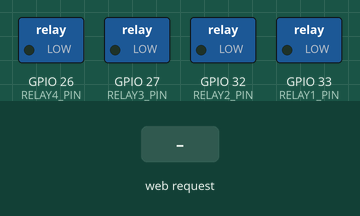
Simulated run of this sketch. Board: ESP32. On the bench: switched loads named in the sketch (green lamp = pin HIGH). Inputs (shaded band) come from the test bench. WiFi joins after 1.5 s; servers stay silent unless stated; what the sketch prints to the serial monitor is not drawn.

Above: at 3.2 s.
3.3 s: HTTP request GET /relay1/on received
At 3.8 s:
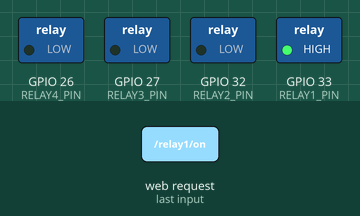
4.8 s: HTTP request GET /relay2/on received
At 6.0 s:
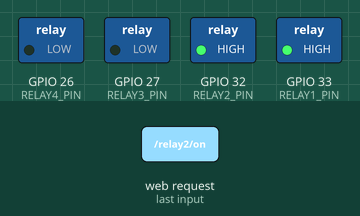
6.3 s: HTTP request GET /relay1/off received
At 7.3 s:
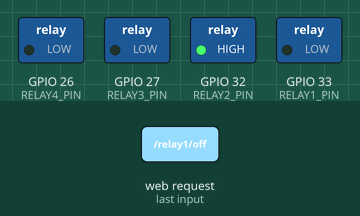
7.8 s: HTTP request GET /relay3/on received
At 8.5 s:
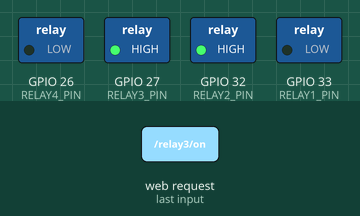
9.3 s: HTTP request GET /relay2/off received
At 9.6 s:
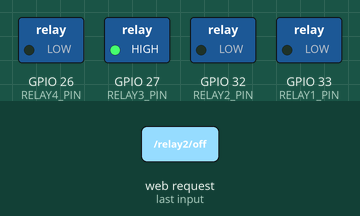
10.8 s: HTTP request GET /relay4/on received
At 11.9 s:
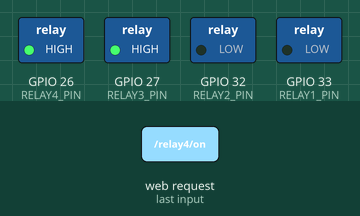
Timing chart, 0 to 13.3 s (numbered marks = the images above; inputs shaded):
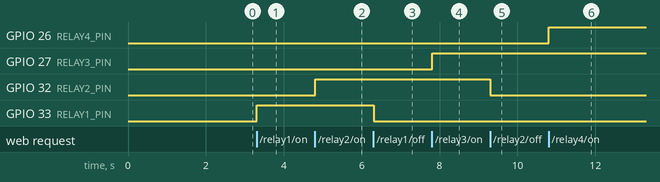

Measured:
- after the input at 3.3 s, GPIO 33 (RELAY1_PIN): LOW → HIGH at once
- after the input at 4.8 s, GPIO 32 (RELAY2_PIN): LOW → HIGH at once
- after the input at 6.3 s, GPIO 33 (RELAY1_PIN): HIGH → LOW at once
- after the input at 7.8 s, GPIO 27 (RELAY3_PIN): LOW → HIGH at once
- after the input at 9.3 s, GPIO 32 (RELAY2_PIN): HIGH → LOW at once
- after the input at 10.8 s, GPIO 26 (RELAY4_PIN): LOW → HIGH at once

The sketch:

4Relay_WiFi.ino
```cpp
/*********
  Rui Santos
  Complete project details at https://randomnerdtutorials.com
*********/
/*
 4채널 릴레이보드 WiFi 테스트 소스입니다.
 보드 2개를 사용하는 BLE 테스트와 달리
 보드 1개만 사용하시면 됩니다

 보드 업로드 후 시리얼 모니터에 나타나는 ip에 접속해주세요
 버튼으로 릴레이 제어가 가능합니다.
 */

#include <WiFi.h>

#define RELAY1_PIN 33
#define RELAY2_PIN 32
#define RELAY3_PIN 27
#define RELAY4_PIN 26

const char* ssid = "사용할 와이파이 이름";
const char* password = "와이파이 비밀번호";

WiFiServer server(80);

String header;

String relay1state = "off";
String relay2state = "off";
String relay3state = "off";
String relay4state = "off";

unsigned long currentTime = millis();
unsigned long previousTime = 0;
const long timeoutTime = 2000;

void setup() {
  Serial.begin(115200);

  pinMode(RELAY1_PIN, OUTPUT);  //릴레이 출력핀 세팅
  pinMode(RELAY2_PIN, OUTPUT);
  pinMode(RELAY3_PIN, OUTPUT);
  pinMode(RELAY4_PIN, OUTPUT);

  digitalWrite(RELAY1_PIN,0);   //전체 off
  digitalWrite(RELAY2_PIN,0);
  digitalWrite(RELAY3_PIN,0);
  digitalWrite(RELAY4_PIN,0);
  delay(500);

  Serial.print("Connecting to ");
  Serial.println(ssid);
  WiFi.begin(ssid, password);
  while (WiFi.status() != WL_CONNECTED) {
    delay(500);
    Serial.print(".");
  }
  // Print local IP address and start web server
  Serial.println("");
  Serial.println("WiFi connected.");
  Serial.println("IP address: ");
  Serial.println(WiFi.localIP());
  server.begin();
}

void loop(){
  WiFiClient client = server.available();   // Listen for incoming clients

  if (client) {                             // If a new client connects,
    currentTime = millis();
    previousTime = currentTime;
    Serial.println("New Client.");          // print a message out in the serial port
    String currentLine = "";                // make a String to hold incoming data from the client
    while (client.connected() && currentTime - previousTime <= timeoutTime) {  // loop while the client's connected
      currentTime = millis();
      if (client.available()) {             // if there's bytes to read from the client,
        char c = client.read();             // read a byte, then
        Serial.write(c);                    // print it out the serial monitor
        header += c;
        if (c == '\n') {                    // if the byte is a newline character
          // if the current line is blank, you got two newline characters in a row.
          // that's the end of the client HTTP request, so send a response:
          if (currentLine.length() == 0) {
            // HTTP headers always start with a response code (e.g. HTTP/1.1 200 OK)
            // and a content-type so the client knows what's coming, then a blank line:
            client.println("HTTP/1.1 200 OK");
            client.println("Content-type:text/html");
            client.println("Connection: close");
            client.println();

            if (header.indexOf("GET /relay1/on") >= 0) {
              digitalWrite(RELAY1_PIN,1);
              relay1state = "on";
            } else if (header.indexOf("GET /relay1/off") >= 0) {
              digitalWrite(RELAY1_PIN,0);
              relay1state = "off";
            } else if (header.indexOf("GET /relay2/on") >= 0) {
              digitalWrite(RELAY2_PIN,1);
              relay2state = "on";
            } else if (header.indexOf("GET /relay2/off") >= 0) {
              digitalWrite(RELAY2_PIN,0);
              relay2state = "off";
            } else if (header.indexOf("GET /relay3/on") >= 0) {
              digitalWrite(RELAY3_PIN,1);
              relay3state = "on";
            } else if (header.indexOf("GET /relay3/off") >= 0) {
              digitalWrite(RELAY3_PIN,0);
              relay3state = "off";
            } else if (header.indexOf("GET /relay4/on") >= 0) {
              digitalWrite(RELAY4_PIN,1);
              relay4state = "on";
            } else if (header.indexOf("GET /relay4/off") >= 0) {
              digitalWrite(RELAY4_PIN,0);
              relay4state = "off";
            }

            // Display the HTML web page
            client.println("<!DOCTYPE html><html>");
            client.println("<head><meta name=\"viewport\" content=\"width=device-width, initial-scale=1\">");
            client.println("<link rel=\"icon\" href=\"data:,\">");
            // CSS to style the on/off buttons
            // Feel free to change the background-color and font-size attributes to fit your preferences
            client.println("<style>html { font-family: Helvetica; display: inline-block; margin: 0px auto; text-align: center;}");
            client.println(".button { background-color: #4CAF50; border: none; color: white; padding: 16px 40px;");
            client.println("text-decoration: none; font-size: 30px; margin: 2px; cursor: pointer;}");
            client.println(".button2 {background-color: #555555;}</style></head>");

            // Web Page Heading
            client.println("<body><h1>4Relay WiFi test</h1>");

            // Display current state, and ON/OFF buttons for GPIO 26
            //client.println("<p>RS 232 - " + output232state + "</p>");
            client.println("<p>Relay 1</p>");
            // If the output232state is off, it displays the ON button
            if (relay1state=="off") {
              client.println("<p><a href=\"/relay1/on\"><button class=\"button\">ON</button></a></p>");
            } else {
              client.println("<p><a href=\"/relay1/off\"><button class=\"button button2\">OFF</button></a></p>");
            }

            // Display current state, and ON/OFF buttons for GPIO 27
            //client.println("<p>RS 485 - " + output485state + "</p>");
            client.println("<p>Relay 2</p>");
            // If the output485state is off, it displays the ON button
            if (relay2state=="off") {
              client.println("<p><a href=\"/relay2/on\"><button class=\"button\">ON</button></a></p>");
            } else {
              client.println("<p><a href=\"/relay2/off\"><button class=\"button button2\">OFF</button></a></p>");
            }

            client.println("<p>Relay 3</p>");
            if (relay3state=="off") {
              client.println("<p><a href=\"/relay3/on\"><button class=\"button\">ON</button></a></p>");
            } else {
              client.println("<p><a href=\"/relay3/off\"><button class=\"button button2\">OFF</button></a></p>");
            }

            client.println("<p>Relay 4</p>");
            if (relay4state=="off") {
              client.println("<p><a href=\"/relay4/on\"><button class=\"button\">ON</button></a></p>");
            } else {
              client.println("<p><a href=\"/relay4/off\"><button class=\"button button2\">OFF</button></a></p>");
            }
            client.println("</body></html>");

            // The HTTP response ends with another blank line
            client.println();
            // Break out of the while loop
            break;
          } else { // if you got a newline, then clear currentLine
            currentLine = "";
          }
        } else if (c != '\r') {  // if you got anything else but a carriage return character,
          currentLine += c;      // add it to the end of the currentLine
        }
      }
    }
    // Clear the header variable
    header = "";
    // Close the connection
    client.stop();
    Serial.println("Client disconnected.");
    Serial.println("");
  }
}
```
